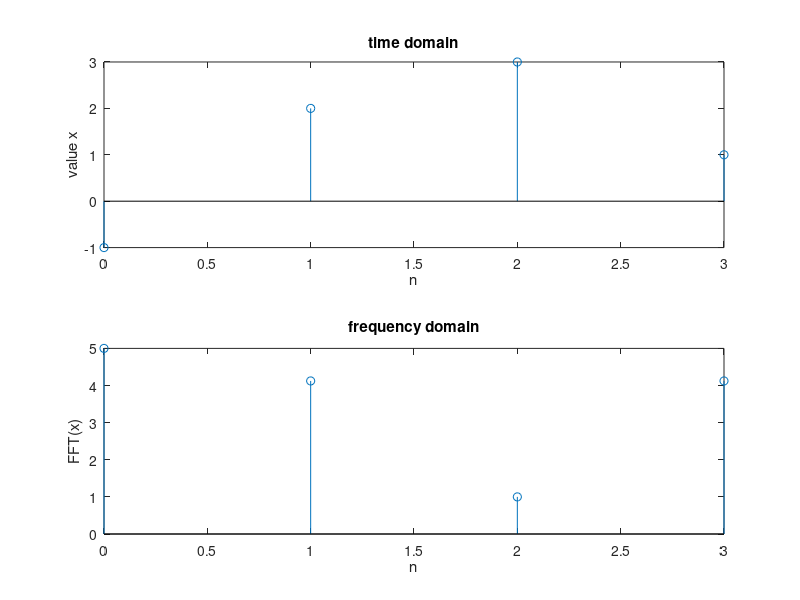

This figure's MATLAB source:
%1
x=[-1 2 3 1];
n=0:3;
subplot(2,1,1)
stem(n,x)
xlabel('n')
ylabel('value x')
title('time domain')
y=fft(x);
z=abs(y);
subplot(2,1,2)
stem(n,z)
xlabel('n')
ylabel('FFT(x)')
title('frequency domain')
%
